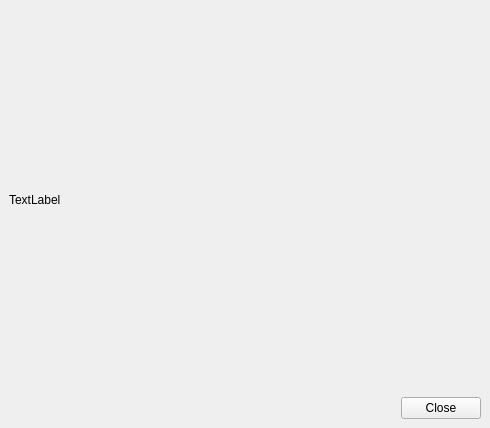
<?xml version="1.0" encoding="UTF-8"?>
<ui version="4.0">
 <class>GraphWindowBase</class>
 <widget class="QWidget" name="GraphWindowBase">
  <property name="geometry">
   <rect>
    <x>0</x>
    <y>0</y>
    <width>490</width>
    <height>428</height>
   </rect>
  </property>
  <property name="windowTitle">
   <string>Graph Window</string>
  </property>
  <layout class="QGridLayout">
   <property name="margin" stdset="0">
    <number>9</number>
   </property>
   <property name="spacing">
    <number>6</number>
   </property>
   <item row="0" column="0" colspan="2">
    <widget class="QLabel" name="graph">
     <property name="text">
      <string>TextLabel</string>
     </property>
    </widget>
   </item>
   <item row="1" column="1">
    <widget class="QPushButton" name="pb_close">
     <property name="text">
      <string>Close</string>
     </property>
    </widget>
   </item>
   <item row="1" column="0">
    <spacer>
     <property name="orientation">
      <enum>Qt::Orientation::Horizontal</enum>
     </property>
     <property name="sizeHint" stdset="0">
      <size>
       <width>341</width>
       <height>20</height>
      </size>
     </property>
    </spacer>
   </item>
  </layout>
 </widget>
 <layoutdefault spacing="6" margin="11"/>
 <pixmapfunction>qPixmapFromMimeSource</pixmapfunction>
 <resources/>
 <connections>
  <connection>
   <sender>pb_close</sender>
   <signal>clicked()</signal>
   <receiver>GraphWindowBase</receiver>
   <slot>close()</slot>
   <hints>
    <hint type="sourcelabel">
     <x>20</x>
     <y>20</y>
    </hint>
    <hint type="destinationlabel">
     <x>20</x>
     <y>20</y>
    </hint>
   </hints>
  </connection>
 </connections>
</ui>
